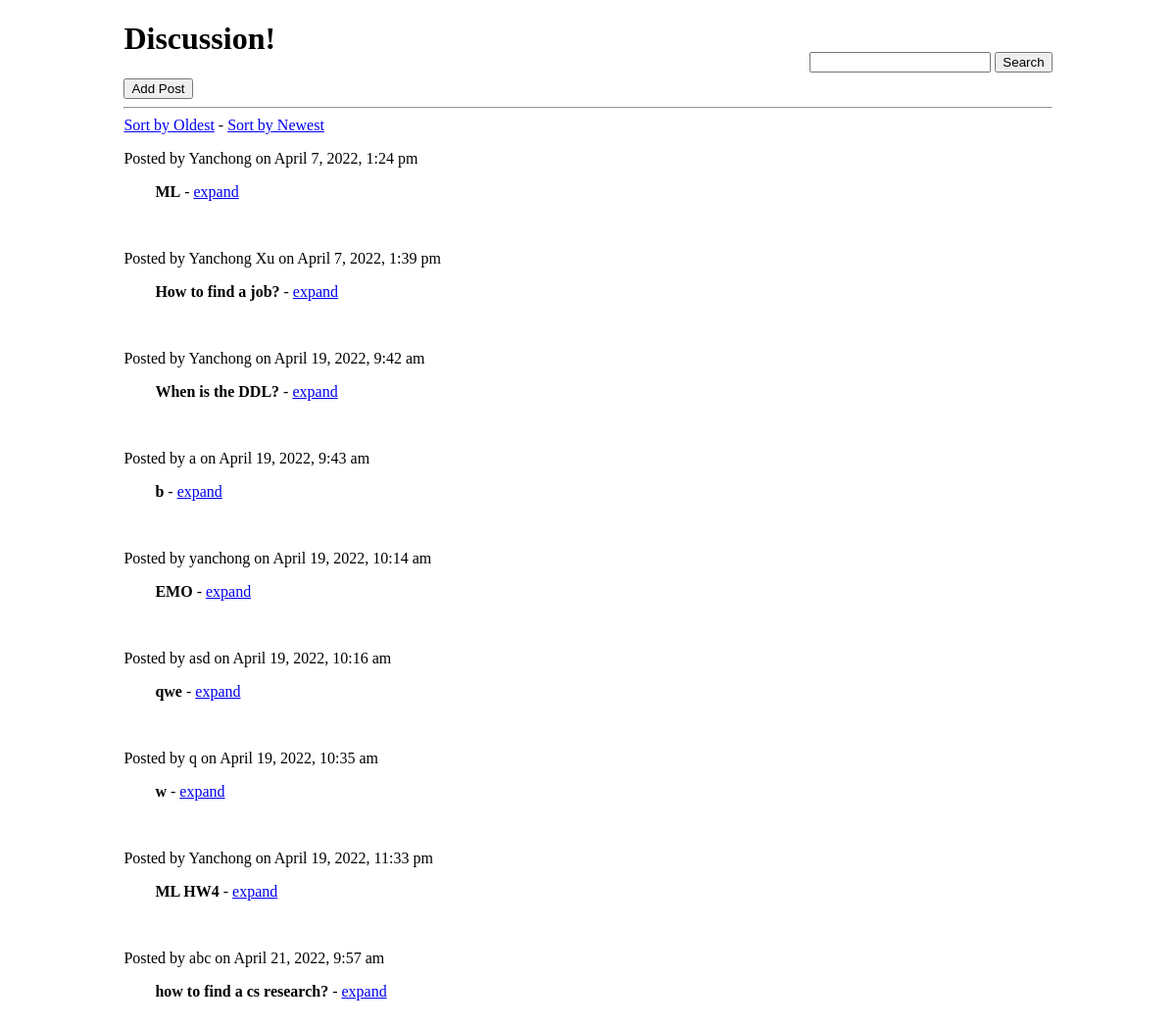
The page / on the database its author committed.
### tables this page shows
CREATE TABLE posts (id integer primary key autoincrement, title text, body text, name text, time integer);

### index.php (the view, shortened to what this page needs)
<!doctype html>
<html>
  <head>
  </head>
  <body>
    <div id="container">
      <div id="search_box">
        <form id="search" method="post" action="search.php">
          <input type="text" name="keyword">
          <button>Search</button>
        </form>
      </div>
      <h1>Discussion!</h1>
      <button id='panel_visibility' data-status="hidden">Add Post</button><br>
      <hr>
      <a href="index.php?order=asc">Sort by Oldest</a> -
      <a href="index.php?order=desc">Sort by Newest</a>
      <?php
        include('config.php');
        if ($_GET['order']=='desc'){
          $sql = "SELECT * FROM posts ORDER BY time DESC";
        } else if ($_GET['order']=='asc'){
          $sql = "SELECT * FROM posts ORDER BY time ASC";
        } else{
          $sql = "SELECT * FROM posts";
        }
        $result = $db->query($sql);
        while ($row = $result->fetchArray()) {
          ?>
          <div>
            <p>Posted by <?php print $row['name']; ?> on <?php
            $pretty_time = date("F j, Y, g:i a", $row['time']);
            print $pretty_time;
            ?></p>
            <p>&emsp;&emsp;<strong><?php print $row['title']; ?></strong><?php
            print " - <a href=view.php?id=" . $row['id'] . ">expand</a>";
            ?></p>
          </div>
          <br>
          <?php
        }
      ?>
     </div>
  </body>
</html>

### index.php (style rules this page uses)
#search { display: inline-block; }
#search_box { position: absolute; top: 2em; right: 0em; }
#container { position: relative; max-width: 80%; margin: auto; }

### rows shown on the page
posts: name "Yanchong", time "April 7, 2022, 1:24 pm", title "ML"
posts: name "Yanchong Xu", time "April 7, 2022, 1:39 pm", title "How to find a job?"
posts: name "Yanchong", time "April 19, 2022, 9:42 am", title "When is the DDL?"
posts: name "a", time "April 19, 2022, 9:43 am", title "b"
posts: name "yanchong", time "April 19, 2022, 10:14 am", title "EMO"
posts: name "asd", time "April 19, 2022, 10:16 am", title "qwe"
posts: name "q", time "April 19, 2022, 10:35 am", title "w"
posts: name "Yanchong", time "April 19, 2022, 11:33 pm", title "ML HW4"
posts: name "abc", time "April 21, 2022, 9:57 am", title "how to find a cs research?"
